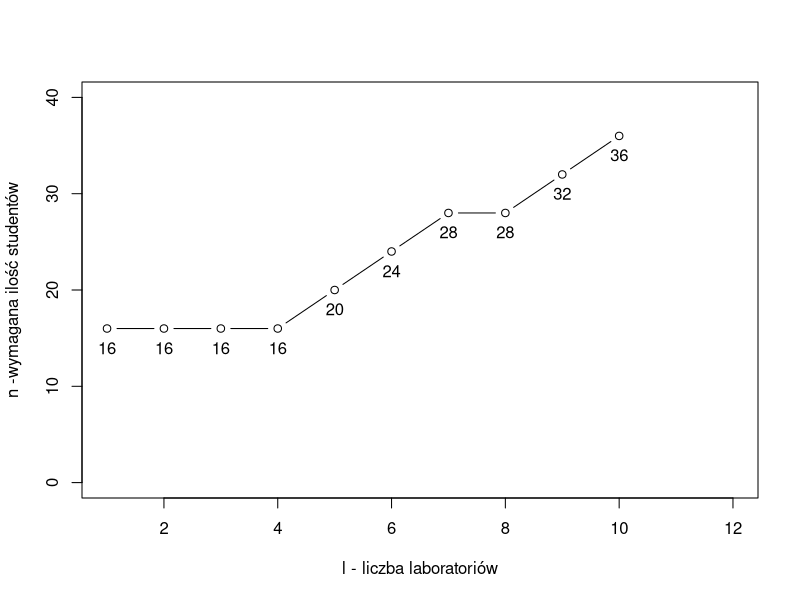
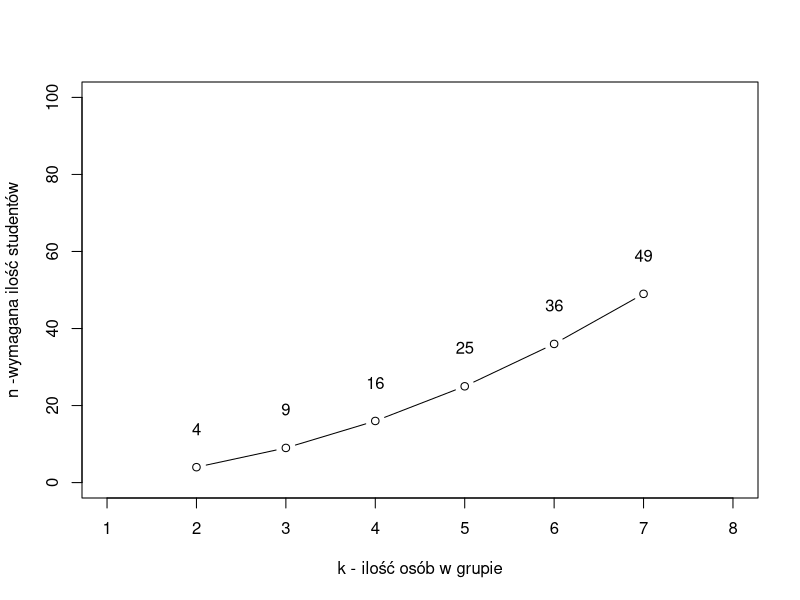
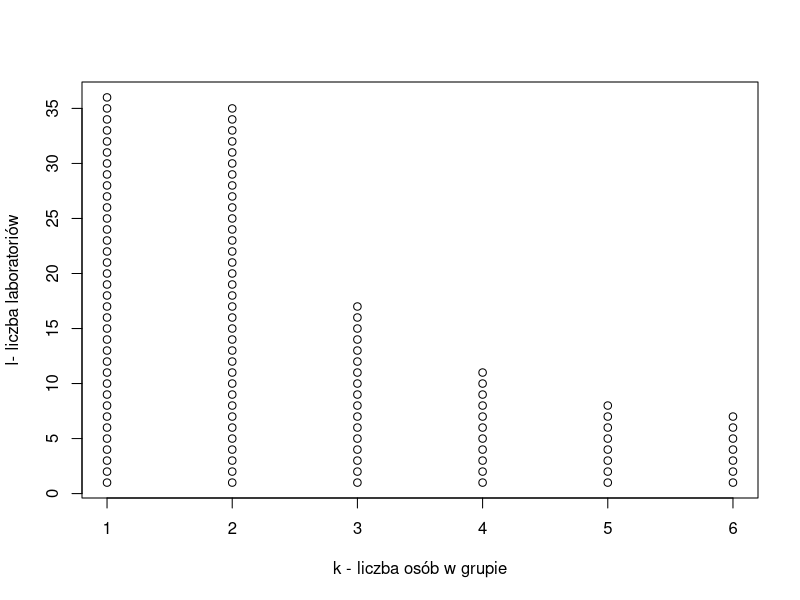

R code for these plots, in order:
## ---- chunk 1
knitr::opts_chunk$set(echo = TRUE)
## ---- chunk 2
min_students <- function(k,l) {
  if (k<l) {
    m <- 1 + (k-1) * l 
    r <- m %% k 
    if (r != 0)
      m <- m + (k - r)
  }
  else {
    m <- k* k
  }
  m
}

l <- cumsum(rep(1,36))
k <- cumsum(rep(1,36))

m <- matrix(0,nrow = 36, ncol = 36)
for (i in k){
  for (j in l){
    m[i,j] <- min_students(k=i,l=j)
  }
}
p <- data.frame(m[1:15,1:15],row.names = paste("k=" ,as.character(1:15), sep=""))
colnames(p) <- paste("l=", as.character(1:15), sep="")
knitr::kable(p, caption="Minimalna liczba studentów potrzebna do spełnienia wymogów zadania dla l laboratoriów i k-osobowych grup")
## ---- chunk 3
plot(x=1:10, 
     y=m[4,2:11], 
     type="b", 
     xlab="l - liczba laboratoriów", 
     ylab="n -wymagana ilość studentów", 
     bg="yellow",
     xlim=c(1,12),
     ylim=c(0,40)
     )
text(1:10,m[4,2:11]-2,m[4,2:11])
## ---- chunk 4
plot(x=2:7, 
     y=m[2:7,3], 
     type="b", 
     xlab="k - ilość osób w grupie", 
     ylab="n -wymagana ilość studentów", 
     bg="yellow",
     xlim=c(1,8),
     ylim=c(0,100)
     )
text(2:7,m[2:7,3]+10,m[2:7,3])
## ---- chunk 5
less_than_36 <- data.frame(which(m<=36, arr.ind = TRUE))
colnames(less_than_36)[1] <- "k - liczba osób w grupie"
colnames(less_than_36)[2] <- "l- liczba laboratoriów"
plot(less_than_36)
